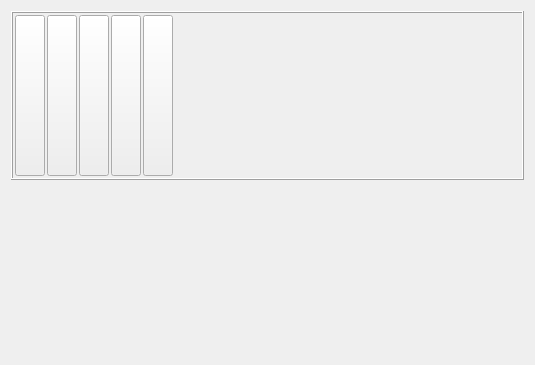
<?xml version="1.0" encoding="UTF-8"?>
<ui version="4.0">
 <class>master_copy</class>
 <widget class="QWidget" name="master">
  <property name="geometry">
   <rect>
    <x>0</x>
    <y>0</y>
    <width>535</width>
    <height>365</height>
   </rect>
  </property>
  <property name="windowTitle">
   <string>Form</string>
  </property>
  <layout class="QVBoxLayout" name="verticalLayout_2">
   <item>
    <widget class="QFrame" name="barraBotones">
     <property name="frameShape">
      <enum>QFrame::Box</enum>
     </property>
     <property name="frameShadow">
      <enum>QFrame::Raised</enum>
     </property>
     <layout class="QHBoxLayout" name="horizontalLayout">
      <property name="spacing">
       <number>2</number>
      </property>
      <property name="leftMargin">
       <number>2</number>
      </property>
      <property name="topMargin">
       <number>2</number>
      </property>
      <property name="rightMargin">
       <number>2</number>
      </property>
      <property name="bottomMargin">
       <number>2</number>
      </property>
      <item>
       <widget class="QToolButton" name="toolButtonInsert">
        <property name="enabled">
         <bool>true</bool>
        </property>
        <property name="sizePolicy">
         <sizepolicy hsizetype="Minimum" vsizetype="Minimum">
          <horstretch>0</horstretch>
          <verstretch>0</verstretch>
         </sizepolicy>
        </property>
        <property name="minimumSize">
         <size>
          <width>30</width>
          <height>30</height>
         </size>
        </property>
        <property name="text">
         <string/>
        </property>
        <property name="icon">
         <iconset>../../core/images/icons/insert.png</iconset>
        </property>
        <property name="iconSize">
         <size>
          <width>20</width>
          <height>20</height>
         </size>
        </property>
        <property name="popupMode">
         <enum>QToolButton::DelayedPopup</enum>
        </property>
       </widget>
      </item>
      <item>
       <widget class="QToolButton" name="toolButtonEdit">
        <property name="sizePolicy">
         <sizepolicy hsizetype="Minimum" vsizetype="Minimum">
          <horstretch>0</horstretch>
          <verstretch>0</verstretch>
         </sizepolicy>
        </property>
        <property name="minimumSize">
         <size>
          <width>30</width>
          <height>30</height>
         </size>
        </property>
        <property name="text">
         <string/>
        </property>
        <property name="icon">
         <iconset>../../core/images/icons/edit.png</iconset>
        </property>
        <property name="iconSize">
         <size>
          <width>20</width>
          <height>20</height>
         </size>
        </property>
       </widget>
      </item>
      <item>
       <widget class="QToolButton" name="toolButtonDelete">
        <property name="sizePolicy">
         <sizepolicy hsizetype="Minimum" vsizetype="Minimum">
          <horstretch>0</horstretch>
          <verstretch>0</verstretch>
         </sizepolicy>
        </property>
        <property name="minimumSize">
         <size>
          <width>30</width>
          <height>30</height>
         </size>
        </property>
        <property name="text">
         <string/>
        </property>
        <property name="icon">
         <iconset>../../core/images/icons/delete.png</iconset>
        </property>
        <property name="iconSize">
         <size>
          <width>20</width>
          <height>20</height>
         </size>
        </property>
       </widget>
      </item>
      <item>
       <widget class="QToolButton" name="toolButtonZoom">
        <property name="sizePolicy">
         <sizepolicy hsizetype="Minimum" vsizetype="Minimum">
          <horstretch>0</horstretch>
          <verstretch>0</verstretch>
         </sizepolicy>
        </property>
        <property name="minimumSize">
         <size>
          <width>30</width>
          <height>30</height>
         </size>
        </property>
        <property name="text">
         <string/>
        </property>
        <property name="icon">
         <iconset>../../core/images/icons/zoom.png</iconset>
        </property>
        <property name="iconSize">
         <size>
          <width>20</width>
          <height>20</height>
         </size>
        </property>
        <property name="autoExclusive">
         <bool>false</bool>
        </property>
        <property name="toolButtonStyle">
         <enum>Qt::ToolButtonIconOnly</enum>
        </property>
       </widget>
      </item>
      <item>
       <widget class="QToolButton" name="toolButtonCopy">
        <property name="sizePolicy">
         <sizepolicy hsizetype="Minimum" vsizetype="Minimum">
          <horstretch>0</horstretch>
          <verstretch>0</verstretch>
         </sizepolicy>
        </property>
        <property name="minimumSize">
         <size>
          <width>30</width>
          <height>30</height>
         </size>
        </property>
        <property name="text">
         <string/>
        </property>
        <property name="icon">
         <iconset>../../core/images/icons/paste.png</iconset>
        </property>
        <property name="iconSize">
         <size>
          <width>20</width>
          <height>20</height>
         </size>
        </property>
        <property name="autoExclusive">
         <bool>false</bool>
        </property>
        <property name="toolButtonStyle">
         <enum>Qt::ToolButtonIconOnly</enum>
        </property>
       </widget>
      </item>
      <item>
       <spacer name="Spacer2">
        <property name="orientation">
         <enum>Qt::Horizontal</enum>
        </property>
        <property name="sizeHint" stdset="0">
         <size>
          <width>346</width>
          <height>20</height>
         </size>
        </property>
       </spacer>
      </item>
     </layout>
    </widget>
   </item>
   <item>
    <widget class="FLTableDB" name="tableDBRecords"/>
   </item>
  </layout>
 </widget>
 <customwidgets>
  <customwidget>
   <class>FLTableDB</class>
   <extends>QWidget</extends>
   <header>fltabledb</header>
  </customwidget>
 </customwidgets>
 <resources>
  <include location="../../../../../../nuevo.qrc"/>
 </resources>
 <connections>
  <connection>
   <sender>toolButtonInsert</sender>
   <signal>clicked()</signal>
   <receiver>tableDBRecords</receiver>
   <slot>insertRecord()</slot>
   <hints>
    <hint type="sourcelabel">
     <x>35</x>
     <y>35</y>
    </hint>
    <hint type="destinationlabel">
     <x>267</x>
     <y>212</y>
    </hint>
   </hints>
  </connection>
  <connection>
   <sender>toolButtonEdit</sender>
   <signal>clicked()</signal>
   <receiver>tableDBRecords</receiver>
   <slot>editRecord()</slot>
   <hints>
    <hint type="sourcelabel">
     <x>71</x>
     <y>35</y>
    </hint>
    <hint type="destinationlabel">
     <x>267</x>
     <y>212</y>
    </hint>
   </hints>
  </connection>
  <connection>
   <sender>toolButtonZoom</sender>
   <signal>clicked()</signal>
   <receiver>tableDBRecords</receiver>
   <slot>browseRecord()</slot>
   <hints>
    <hint type="sourcelabel">
     <x>143</x>
     <y>35</y>
    </hint>
    <hint type="destinationlabel">
     <x>267</x>
     <y>212</y>
    </hint>
   </hints>
  </connection>
  <connection>
   <sender>toolButtonDelete</sender>
   <signal>clicked()</signal>
   <receiver>tableDBRecords</receiver>
   <slot>deleteRecord()</slot>
   <hints>
    <hint type="sourcelabel">
     <x>107</x>
     <y>35</y>
    </hint>
    <hint type="destinationlabel">
     <x>267</x>
     <y>212</y>
    </hint>
   </hints>
  </connection>
  <connection>
   <sender>tableDBRecords</sender>
   <signal>insertOnlyChanged()</signal>
   <receiver>toolButtonEdit</receiver>
   <slot>setDisabled(bool)</slot>
   <hints>
    <hint type="sourcelabel">
     <x>267</x>
     <y>212</y>
    </hint>
    <hint type="destinationlabel">
     <x>71</x>
     <y>35</y>
    </hint>
   </hints>
  </connection>
  <connection>
   <sender>tableDBRecords</sender>
   <signal>readOnlyChanged()</signal>
   <receiver>toolButtonInsert</receiver>
   <slot>setDisabled(bool)</slot>
   <hints>
    <hint type="sourcelabel">
     <x>267</x>
     <y>212</y>
    </hint>
    <hint type="destinationlabel">
     <x>35</x>
     <y>35</y>
    </hint>
   </hints>
  </connection>
  <connection>
   <sender>tableDBRecords</sender>
   <signal>readOnlyChanged()</signal>
   <receiver>toolButtonEdit</receiver>
   <slot>setDisabled(bool)</slot>
   <hints>
    <hint type="sourcelabel">
     <x>267</x>
     <y>212</y>
    </hint>
    <hint type="destinationlabel">
     <x>71</x>
     <y>35</y>
    </hint>
   </hints>
  </connection>
  <connection>
   <sender>tableDBRecords</sender>
   <signal>insertOnlyChanged()</signal>
   <receiver>toolButtonDelete</receiver>
   <slot>setDisabled(bool)</slot>
   <hints>
    <hint type="sourcelabel">
     <x>267</x>
     <y>212</y>
    </hint>
    <hint type="destinationlabel">
     <x>107</x>
     <y>35</y>
    </hint>
   </hints>
  </connection>
  <connection>
   <sender>tableDBRecords</sender>
   <signal>readOnlyChanged()</signal>
   <receiver>toolButtonDelete</receiver>
   <slot>setDisabled(bool)</slot>
   <hints>
    <hint type="sourcelabel">
     <x>267</x>
     <y>212</y>
    </hint>
    <hint type="destinationlabel">
     <x>107</x>
     <y>35</y>
    </hint>
   </hints>
  </connection>
  <connection>
   <sender>toolButtonCopy</sender>
   <signal>clicked()</signal>
   <receiver>tableDBRecords</receiver>
   <slot>copyRecord()</slot>
   <hints>
    <hint type="sourcelabel">
     <x>155</x>
     <y>27</y>
    </hint>
    <hint type="destinationlabel">
     <x>267</x>
     <y>204</y>
    </hint>
   </hints>
  </connection>
  <connection>
   <sender>tableDBRecords</sender>
   <signal>readOnlyChanged()</signal>
   <receiver>toolButtonCopy</receiver>
   <slot>setDisabled(bool)</slot>
   <hints>
    <hint type="sourcelabel">
     <x>267</x>
     <y>204</y>
    </hint>
    <hint type="destinationlabel">
     <x>155</x>
     <y>27</y>
    </hint>
   </hints>
  </connection>
 </connections>
</ui>
